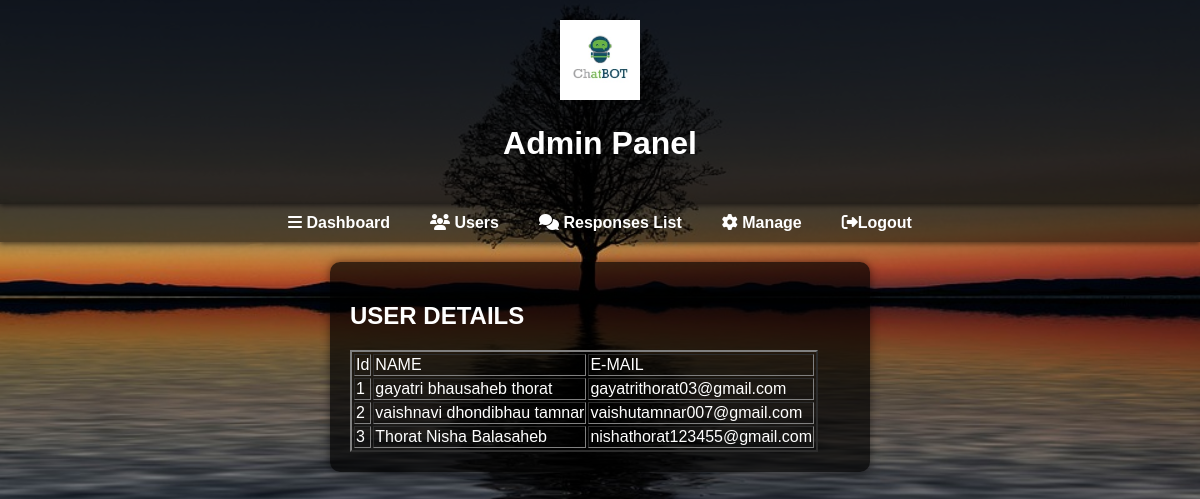
The app's page /userDetail.php with its own data.
### tables this page shows
CREATE TABLE `users` (
  `id` int(11) NOT NULL,
  `full_name` varchar(200) NOT NULL,
  `email` varchar(120) NOT NULL,
  `password` varchar(255) NOT NULL
);

### userDetail.php (the view, shortened to what this page needs)
<!DOCTYPE html>
<html lang="en">
<head>
       <link rel="stylesheet" type="text/css" href="https://cdnjs.cloudflare.com/ajax/libs/font-awesome/6.5.1/css/all.min.css">
</head>
<body>
    <header>
                <img src="images\bt1.jpg" alt="logo" height="80">
        <h1>Admin Panel</h1>
    </header>
    <nav>
        <a href="admin.php"><i class="fa-solid fa-bars" aria-hidden="true"></i> Dashboard</a>
        <a href="userDetail.php"><i class="fa-solid fa-users" aria-hidden="true"></i> Users</a>
        <a href="chat.php"><i class="fa-solid fa-comments" aria-hidden="true"></i> Responses List</a>
        <a href="manage.html"><i class="fa-solid fa-gear" aria-hidden="true"></i> Manage</a>
        <a href="home.html"><i class="fa-solid fa-right-from-bracket" aria-hidden="true"></i>Logout</a>
    </nav>
    <section>
        <h1>USER DETAILS</h1>
        <?php
$hostName = "localhost";
$dbUser = "root";
$dbPassword = "";
$dbName = "bot";
$conn = mysqli_connect($hostName, $dbUser, $dbPassword, $dbName);
if($stmt=$conn->query("select * from users"))
{
    echo "<table border='2'>";
    echo"<tr>
    <td>Id</td>
        <td>NAME</td>
            <td>E-MAIL</td>
</tr>";
while ($row=$stmt->fetch_assoc())
 {
    echo "<tr><td>".$row['id']."</td>";
        echo "<td>".$row['full_name']."</td>";
            echo "<td>".$row['email']."</td></tr>";
}
echo "</table>";
}
?>
    </section>
</body>
</html>

### userDetail.php (style rules this page uses)
body { margin: 0; padding: 0; background-image: url('images/b1.jpg'); background-size: cover; background-position: center; font-family: 'Arial', sans-serif; color: #ffffff; }
header { text-align: center; padding: 20px; background-color: rgba(0, 0, 0, 0.7); box-shadow: 0 2px 5px rgba(0, 0, 0, 0.5); }
nav { display: flex; justify-content: center; background-color: rgba(0, 0, 0, 0.5); box-shadow: 0 2px 5px rgba(0, 0, 0, 0.5); padding: 10px; }
nav a { margin: 0 20px; text-decoration: none; color: #ffffff; font-weight: bold; font-size: 16px; }
section { max-width: 500px; margin: 20px auto; padding: 20px; background-color: rgba(0, 0, 0, 0.7); border-radius: 10px; box-shadow: 0 0 10px rgba(0, 0, 0, 0.5); }
h1, h2 { color: #ffffff; }

### records on screen
users: id "1", full_name "gayatri bhausaheb thorat", email "gayatrithorat03@gmail.com"
users: id "2", full_name "vaishnavi dhondibhau tamnar", email "vaishutamnar007@gmail.com"
users: id "3", full_name "Thorat Nisha Balasaheb", email "nishathorat123455@gmail.com"
